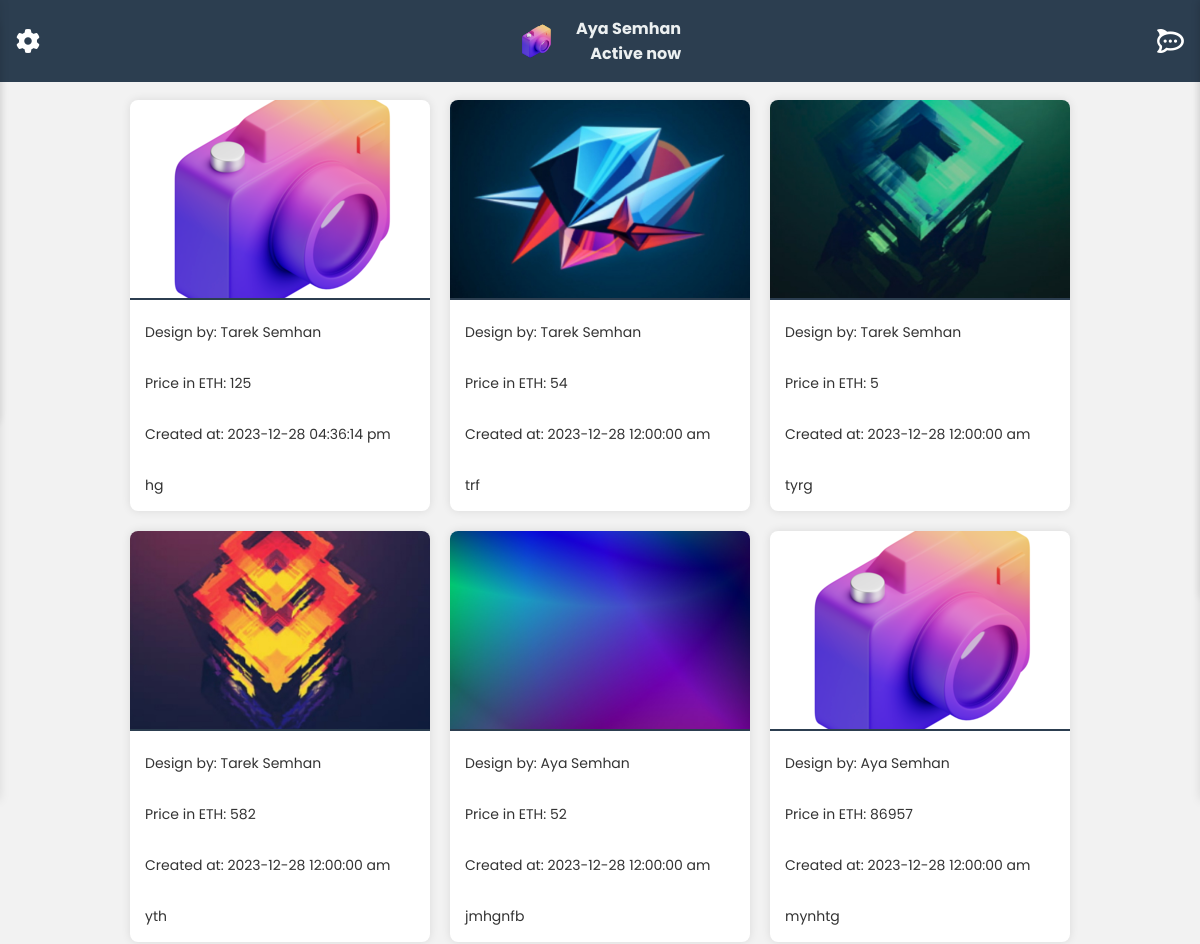
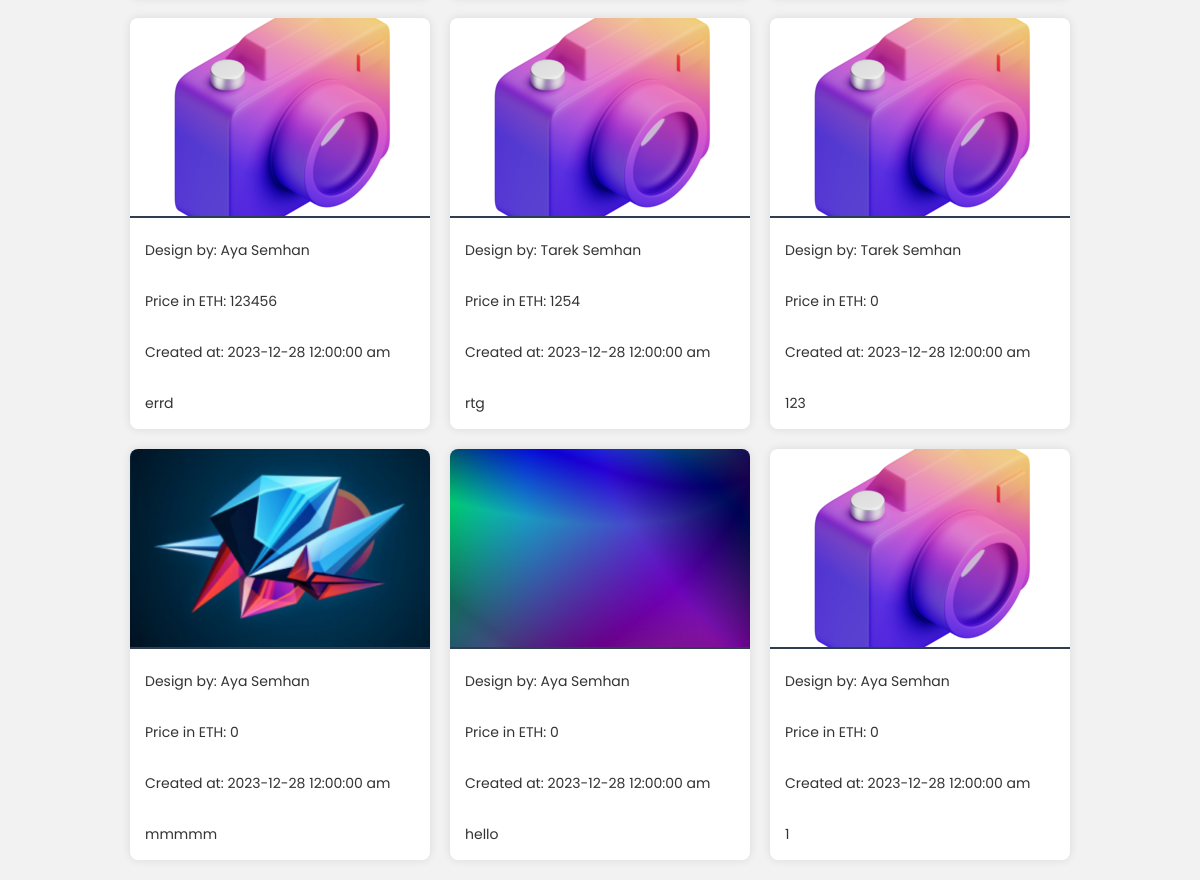
/users.php (signed in), run on the app's committed database (2 pictures, top to bottom).
### tables this page shows
CREATE TABLE `users` (
  `user_id` int(11) NOT NULL,
  `unique_id` int(255) NOT NULL,
  `fname` varchar(255) NOT NULL,
  `lname` varchar(255) NOT NULL,
  `email` varchar(255) NOT NULL,
  `password` varchar(255) NOT NULL,
  `img` varchar(255) NOT NULL,
  `status` varchar(255) NOT NULL
);

CREATE TABLE `posts` (
  `post_id` int(11) NOT NULL,
  `user_id` int(11) NOT NULL,
  `image` varchar(255) NOT NULL,
  `price` int(4) NOT NULL,
  `description` varchar(255) NOT NULL,
  `created_at` datetime NOT NULL
);

### users.php (the view, shortened to what this page needs)
<?php
include_once "php/config.php";
$user_id = isset($_SESSION['unique_id']) ? $_SESSION['unique_id'] : null;
$sql = mysqli_query($conn, "SELECT * FROM users WHERE unique_id = {$user_id}");
if ($sql && mysqli_num_rows($sql) > 0) {
    $row = mysqli_fetch_assoc($sql);
} else {
    die('Error fetching user data: ' . mysqli_error($conn));
}
?>
<?php include_once "header.php"; ?>
<html>
<body>
<header class="header">
  <div>
<button id="settings"><i class="fa-solid fa-gear"></i></button>
</div>
        <div class="content">
            <?php
            $sql = mysqli_query($conn, "SELECT * FROM users WHERE unique_id = {$_SESSION['unique_id']}");
            if (mysqli_num_rows($sql) > 0) {
                $row = mysqli_fetch_assoc($sql);
            }
            ?>
            <img src="php/images/<?php echo $row['img']; ?>" alt="">
            <div class="details">
                <span><?php echo $row['fname'] . " " . $row['lname'] ?></span>
                <p><?php echo $row['status']; ?></p>
            </div>
        </div>
        <div>
        <button id="toggleChatBtn"><i class="fa-brands fa-rocketchat"></i></button>
        </div>
    </header>
    <div class="posts">
    <?php
    $posts_query = mysqli_query($conn, "SELECT posts.*, users.fname AS designer_fname, users.lname AS designer_lname FROM posts JOIN users ON posts.user_id = users.user_id ORDER BY posts.post_id DESC");
    $post_counter = 0;
    if ($posts_query) {
        while ($post_row = mysqli_fetch_assoc($posts_query)) {
            $post_content = htmlspecialchars($post_row['image']);
            $designer_name = htmlspecialchars($post_row['designer_fname']);
            $designer_last_name = htmlspecialchars($post_row['designer_lname']);
            $price_in_eth = htmlspecialchars($post_row['price']);
            $created_at = new DateTime($post_row['created_at']);
            $formatted_created_at = $created_at->format('Y-m-d h:i:s a');
            if ($post_counter < 20) {
                ?>
                <div class="post">
                    <img src="php/Pimages/<?php echo $post_content; ?>" alt="Post Image">
                    <p>Design by: <?php echo $designer_name . ' ' . $designer_last_name; ?></p>
                    <p>Price in ETH: <?php echo $price_in_eth; ?></p>
                    <p>Created at: <?php echo $formatted_created_at; ?></p>
                    <p><?php echo htmlspecialchars($post_row['description']); ?></p>
                </div>
                <?php
                $post_counter++;
            }
        }
    } else {
        echo "Error fetching posts: " . mysqli_error($conn);
    }
    ?>
</div>
</body>
</html>

### header.php (shortened to what this page needs)
<!DOCTYPE html>
<html lang="en">
<head>
  <link rel="stylesheet" href="css/style.css">
  <link rel="stylesheet" href="css/index.css">
  <link rel="stylesheet" href="css/registration.css">
  <link rel="stylesheet" href="css/users.css">
  <link rel="stylesheet" href="css/chat.css">
</head>

### css/style.css (style rules this page uses)
* { margin: 0; padding: 0; box-sizing: border-box; text-decoration: none; font-family: 'Poppins', sans-serif; }

### css/users.css (style rules this page uses)
header.header { position: absolute; top: 0; left: 0; right: 0; background: #d3d3d3; z-index: 10; display: flex; align-items: center; justify-content: space-between; padding: 1rem 9%; font-weight: bolder; }
.header { background-color: #333; color: #fff; padding: 15px; text-align: right; }
.content { display: flex; align-items: center; }
.details { margin-left: 10px; }
#toggleChatBtn,#backChatBtn,#settings,#backBtn { cursor: pointer; border: none; background: none; font-size: 24px; color: #333; }

### css/chat.css (style rules this page uses)
.details { margin-left: 10px; }

### users.php (style rules this page uses)
body { margin: 0; padding: 0; font-family: 'Arial', sans-serif; overflow-x: hidden; background-color: #f2f2f2; }
header.header { position: fixed; top: 0; left: 0; right: 0; background: #2c3e50; z-index: 10; display: flex; align-items: center; justify-content: space-between; padding: 1rem; font-weight: bold; color: #ecf0f1; }
.header .content, .content { display: flex; align-items: center; }
.header img, .details img { width: 40px; height: 40px; border-radius: 50%; object-fit: cover; margin-right: 10px; }
.details { margin-left: 10px; }
#toggleChatBtn,#backChatBtn,#settings,#backBtn { cursor: pointer; border: none; background: none; font-size: 24px; color: #fff; transition: transform 1s; }
.posts { margin-top: 5rem; display: flex; flex-wrap: wrap; gap: 20px; padding: 20px; justify-content: center; }
.post { width: 300px; background-color: #fff; box-shadow: 0 0 10px rgba(0, 0, 0, 0.1); border-radius: 8px; overflow: hidden; }
.post img { width: 100%; height: 200px; object-fit: cover; border-bottom: 2px solid #2c3e50; }
.post p { padding: 15px; font-size: 14px; color: #333; }

### data on the page
users: img (picture), fname "Aya", lname "Semhan", status "Active now"
posts: image (picture), user.fname "Tarek", user.lname "Semhan", price "125", created_at "2023-12-28 04:36:14 pm", description "hg"
posts: image (picture), user.fname "Tarek", user.lname "Semhan", price "54", created_at "2023-12-28 12:00:00 am", description "trf"
posts: image (picture), user.fname "Tarek", user.lname "Semhan", price "5", created_at "2023-12-28 12:00:00 am", description "tyrg"
posts: image (picture), user.fname "Tarek", user.lname "Semhan", price "582", created_at "2023-12-28 12:00:00 am", description "yth"
posts: image (picture), user.fname "Aya", user.lname "Semhan", price "52", created_at "2023-12-28 12:00:00 am", description "jmhgnfb"
posts: image (picture), user.fname "Aya", user.lname "Semhan", price "86957", created_at "2023-12-28 12:00:00 am", description "mynhtg"
posts: image (picture), user.fname "Aya", user.lname "Semhan", price "123456", created_at "2023-12-28 12:00:00 am", description "errd"
posts: image (picture), user.fname "Tarek", user.lname "Semhan", price "1254", created_at "2023-12-28 12:00:00 am", description "rtg"
posts: image (picture), user.fname "Tarek", user.lname "Semhan", price "0", created_at "2023-12-28 12:00:00 am", description "123"
posts: image (picture), user.fname "Aya", user.lname "Semhan", price "0", created_at "2023-12-28 12:00:00 am", description "mmmmm"
posts: image (picture), user.fname "Aya", user.lname "Semhan", price "0", created_at "2023-12-28 12:00:00 am", description "hello"
posts: image (picture), user.fname "Aya", user.lname "Semhan", price "0", created_at "2023-12-28 12:00:00 am", description "1"
